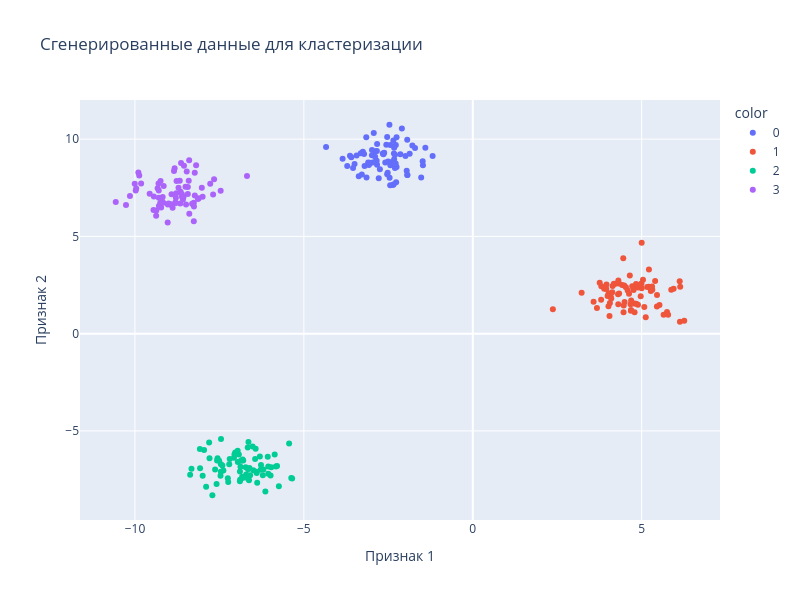

The cell this chart's notebook holds for it:
### Code cell
# Visualize the generated data
fig = px.scatter(
    data,
    x='Feature 1',
    y='Feature 2',
    title='Сгенерированные данные для кластеризации',
    labels={'Feature 1': 'Признак 1', 'Feature 2': 'Признак 2'},
    color=y_true.astype(str),
    category_orders={'color': [str(i) for i in range(N_CLUSTERS)]},
    hover_name=data.index,
    size_max=10
)

fig.update_layout(
    width=800,
    height=600,
    font=dict(size=12)
)

fig.show()
